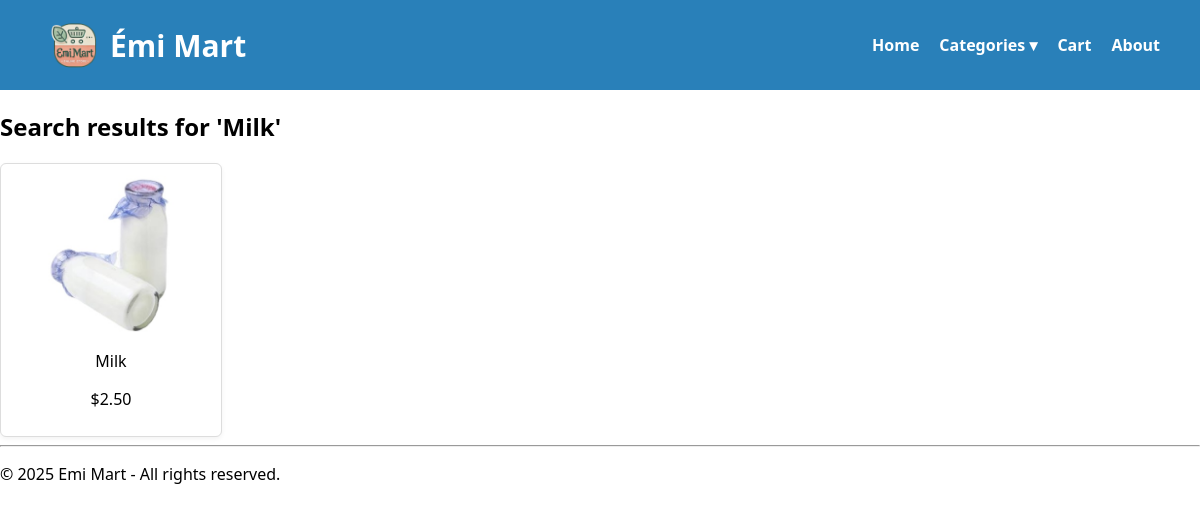
/pages/search.php?keyword=Milk, run on the app's committed database.
### tables this page shows
CREATE TABLE `products` (
  `id` int(11) NOT NULL,
  `name` varchar(100) NOT NULL,
  `price` decimal(10,2) NOT NULL,
  `stock` int(11) NOT NULL DEFAULT 0,
  `image` varchar(255) DEFAULT NULL,
  `category_id` int(11) DEFAULT NULL,
  `sub_category` varchar(100) DEFAULT NULL
);

### pages/search.php (the view)
<?php
include '../includes/db.php';
include '../includes/header.php';
$keyword = $_GET['keyword'] ?? '';
echo "<h2>Search results for '$keyword'</h2>";
$query = "SELECT * FROM products WHERE name LIKE '%$keyword%'";
$result = $conn->query($query);
echo "<div class='grid'>";
while ($row = $result->fetch_assoc()) {
    $image = !empty($row['image']) ? '../assets/images/' . $row['image'] : '../assets/images/default.png';
    echo "<div class='product'>
            <img src='$image' alt='{$row['name']}' height='160'>
            <p>{$row['name']}</p>
            <p>\${$row['price']}</p>
          </div>";
}
echo "</div>";
include '../includes/footer.php';
?>

### assets/styles.css (style rules this page uses)
.grid { display: grid; grid-template-columns: repeat(3, 1fr); gap: 20px; justify-content: start; }
.product { border: 1px solid #ddd; padding: 10px; width: 200px; text-align: center; background-color: #fff; box-shadow: 0 2px 5px rgba(0,0,0,0.05); border-radius: 6px; }
.product img { height: 160px; width: 100%; margin: 0 auto 10px; object-fit: contain; display: block; }

### data on the page
products: image (picture), name "Milk", price "2.50"

### other printed values
$keyword "Milk"
